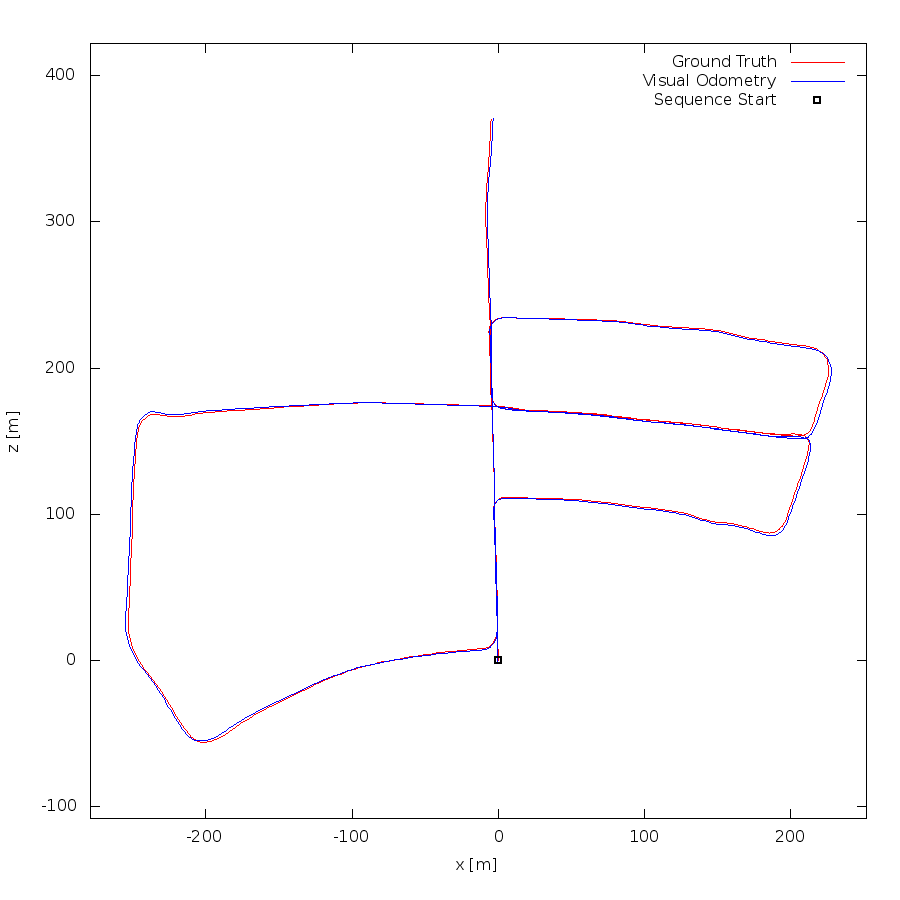

Source code (gnuplot):
set term postscript eps enhanced color
set output "05.eps"
set size ratio -1
set xrange [-279:252]
set yrange [-108:422]
set xlabel "x [m]"
set ylabel "z [m]"
plot "05.txt" using 1:2 lc rgb "#FF0000" title 'Ground Truth' w lines,"05.txt" using 3:4 lc rgb "#0000FF" title 'Visual Odometry' w lines,"< head -1 05.txt" using 1:2 lc rgb "#000000" pt 4 ps 1 lw 2 title 'Sequence Start' w points
